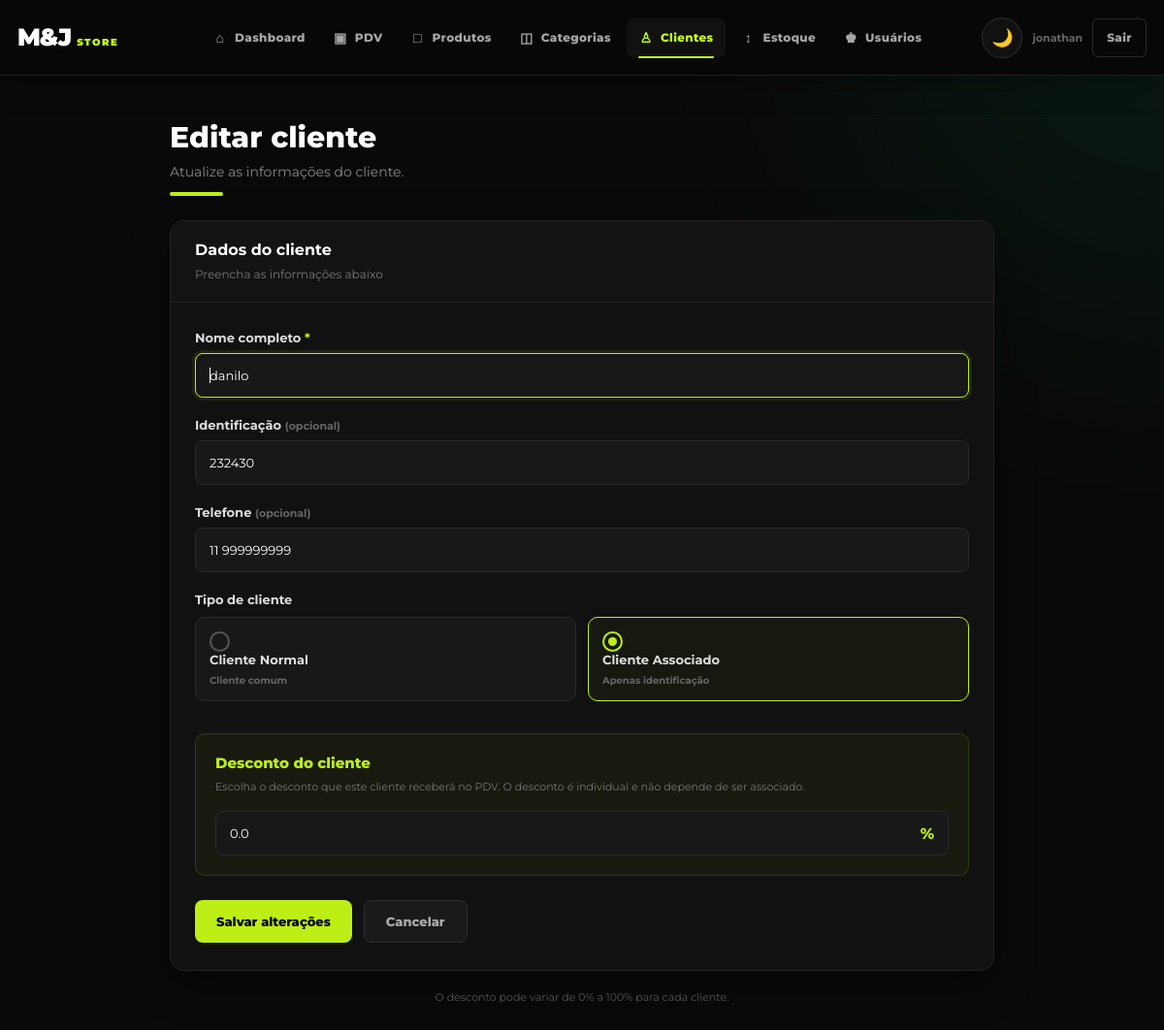
/clientes/1/editar (signed in), run on the app's committed database.
### app/models/cliente.py (models this page shows)
class Cliente(Base):
    __tablename__ = "clientes"
    id = Column(
        Integer,
        primary_key=True,
        index=True
    )
    nome = Column(
        String(150),
        nullable=False
    )
    matricula = Column(
        String(100),
        unique=True,
        nullable=True
    )
    telefone = Column(
        String(30),
        nullable=True
    )
    is_associado = Column(
        Boolean,
        default=False,
        nullable=False
    )
    ativo = Column(
        Boolean,
        default=True,
        nullable=False
    )
    desconto_percentual = Column(
        Float,
        default=0.0,
        nullable=False
    )
    criado_em = Column(
        DateTime,
        server_default=func.now(),
        nullable=False
    )
    vendas = relationship(
        "Venda",
        back_populates="cliente"
    )

### app/controllers/clientes_controller.py (the view)
@router.get("/{cliente_id}/editar")
def form_editar(
    cliente_id: int,
    request: Request,
    db: Session = Depends(get_db),
    admin=Depends(get_admin)
):
    cliente = (
        db.query(Cliente)
        .filter(
            Cliente.id == cliente_id
        )
        .first()
    )
    if not cliente:
        return RedirectResponse(
            url="/clientes?erro=nao_encontrado",
            status_code=303
        )
    return templates.TemplateResponse(
        request=request,
        name="clientes/form.html",
        context={
            "request": request,
            "usuario": admin,
            "editando": cliente
        }
    )

### app/templates/clientes/form.html (shortened to what this page needs)
<!DOCTYPE html>
<html lang="pt-br">
<head>
    <link
        rel="stylesheet"
        href="/static/css/navbar.css"
    >
</head>
<body>
    {% include "shared/navbar.html" %}
    <main class="container">
        <div class="topo">
            <h1>
                {{
                    "Editar cliente"
                    if editando
                    else
                    "Novo cliente"
                }}
            </h1>
            <p>
                {{
                    "Atualize as informações do cliente."
                    if editando
                    else
                    "Cadastre um novo cliente no sistema."
                }}
            </p>
            <div class="linha-verde"></div>
        </div>
        <section class="form-card">
            <div class="card-topo">
                <h2>
                    Dados do cliente
                </h2>
                <span>
                    Preencha as informações abaixo
                </span>
            </div>
            <form
                class="formulario"
                action="{{
                    '/clientes/' +
                    editando.id|string +
                    '/editar'
                    if editando
                    else
                    '/clientes/novo'
                }}"
                method="post"
            >
                <div class="campo">
                    <label for="nome">
                        Nome completo
                        <span class="obrigatorio">
                            *
                        </span>
                    </label>
                    <input
                        type="text"
                        id="nome"
                        name="nome"
                        required
                        autofocus
                        placeholder="Digite o nome completo"
                        value="{{
                            editando.nome
                            if editando
                            else
                            (valores.nome
                            if valores
                            else '')
                        }}"
                    >
                </div>
                <div class="campo">
                    <label for="matricula">
                        Identificação
                        <span class="opcional">
                            (opcional)
                        </span>
                    </label>
                    <input
                        type="text"
                        id="matricula"
                        name="matricula"
                        placeholder="Digite uma identificação"
                        value="{{
                            editando.matricula
                            if editando
                            else
                            (valores.matricula
                            if valores
                            else '')
                        }}"
                    >
                </div>
                <div class="campo">
                    <label for="telefone">
                        Telefone
                        <span class="opcional">
                            (opcional)
                        </span>
                    </label>
                    <input
                        type="text"
                        id="telefone"
                        name="telefone"
                        placeholder="Ex: (11) 99999-9999"
                        value="{{
                            editando.telefone
                            if editando
                            else
                            (valores.telefone
                            if valores
                            else '')
                        }}"
                    >
                </div>
                <div class="campo">
                    <span class="tipo-titulo">
                        Tipo de cliente
                    </span>
                    <div class="opcoes-tipo">
                        <div class="opcao">
                            <label
                                for="cliente_normal"
                                class="tipo-card"
                            >
                                <div class="bolinha"></div>
                                <div class="tipo-texto">
                                    <strong>
                                        Cliente Normal
                                    </strong>
                                    <small>
                                        Cliente comum
                                    </small>
                                </div>
                            </label>
                        </div>
                        <div class="opcao">
                            <label
                                for="cliente_associado"
                                class="tipo-card"
                            >
                                <div class="bolinha"></div>
                                <div class="tipo-texto">
                                    <strong>
                                        Cliente Associado
                                    </strong>
                                    <small>
                                        Apenas identificação
                                    </small>
                                </div>
                            </label>
                        </div>
                    </div>
                </div>
                <div class="desconto-box">
                    <div class="desconto-titulo">
                        Desconto do cliente
                    </div>
                    <div class="desconto-descricao">
                        Escolha o desconto que este
                        cliente receberá no PDV.
                        O desconto é individual e
                        não depende de ser associado.
                    </div>
                    <div class="desconto-input">
                        <input
                            type="number"
                            id="desconto_percentual"
                            name="desconto_percentual"
                            min="0"
                            max="100"
                            step="0.01"
                            required
                            placeholder="0"
                            value="{{
                                editando.desconto_percentual
                                if editando
                                else
                                (
                                    valores.desconto_percentual
                                    if valores
                                    else
                                    0
                                )
                            }}"
                        >
                        <span class="porcentagem">
                            %
                        </span>
                    </div>
                </div>
                <div class="acoes">
                    <button
                        type="submit"
                        class="btn btn-salvar"
                    >
                        {{
                            "Salvar alterações"
                            if editando
                            else
                            "Cadastrar cliente"
                        }}
                    </button>
                    <a
                        href="/clientes"
                        class="btn btn-cancelar"
                    >
                        Cancelar
                    </a>
                </div>
            </form>
        </section>
        <div class="rodape-info">
            O desconto pode variar de
            0% a 100% para cada cliente.
        </div>
    </main>
</body>
</html>

### app/static/css/navbar.css (style rules this page uses)
:root { --navbar-bg: #080808; --navbar-border: #202020; --navbar-text: #a5a5a5; --navbar-hover: #ffffff; --navbar-neon: #c8ff1a; }
body { padding-top: 78px !important; }

### app/templates/clientes/form.html (style rules this page uses)
* { box-sizing: border-box; font-family: 'Montserrat', sans-serif; }
body { margin: 0; min-height: 100vh; background: radial-gradient( circle at top right, rgba(0,255,136,.07), transparent 32% ), #090909; color: #fff; }
.container { width: 92%; max-width: 850px; margin: 0 auto; padding: 45px 0 70px; }
.topo { margin-bottom: 25px; }
.topo h1 { margin: 0 0 8px; font-size: 30px; font-weight: 800; }
.topo p { margin: 0; color: #888; font-size: 14px; }
.linha-verde { width: 55px; height: 4px; margin-top: 12px; background: #beee16; border-radius: 20px; }
.form-card { background: #111; border: 1px solid #242424; border-radius: 14px; overflow: hidden; box-shadow: 0 15px 40px rgba(0,0,0,.35); }
.card-topo { padding: 20px 25px; background: #131313; border-bottom: 1px solid #242424; }
.card-topo h2 { margin: 0 0 5px; font-size: 16px; }
.card-topo span { color: #777; font-size: 12px; }
.formulario { padding: 28px 25px; }
.campo { margin-bottom: 20px; }
.campo label { display: block; margin-bottom: 8px; color: #ddd; font-size: 13px; font-weight: 700; }
.obrigatorio { color: #beee16; }
.opcional { color: #666; font-size: 11px; }
input[type="text"], input[type="number"] { width: 100%; height: 46px; padding: 0 14px; background: #181818; border: 1px solid #2b2b2b; border-radius: 8px; outline: none; color: #fff; font-size: 13px; }
.tipo-titulo { display: block; margin-bottom: 10px; color: #ddd; font-size: 13px; font-weight: 700; }
.opcoes-tipo { display: grid; grid-template-columns: 1fr 1fr; gap: 12px; }
.opcao { position: relative; }
.tipo-card { display: flex; align-items: center; gap: 12px; min-height: 72px; padding: 14px; background: #181818; border: 1px solid #2b2b2b; border-radius: 10px; cursor: pointer; transition: .2s; }
.bolinha { width: 21px; height: 21px; flex-shrink: 0; border: 2px solid #555; border-radius: 50%; position: relative; }
.tipo-texto strong { display: block; margin-bottom: 4px; font-size: 13px; }
.tipo-texto small { color: #666; font-size: 10px; }
.opcao input:checked + .tipo-card { background: rgba(187, 255, 0, 0.034); border-color: #beee16; }
.opcao input:checked + .tipo-card .bolinha { border-color: #beee16; }
.opcao input:checked + .tipo-card .bolinha::after { content: ""; position: absolute; width: 9px; height: 9px; top: 4px; left: 4px; background: #beee16; border-radius: 50%; }
.desconto-box { margin-top: 25px; padding: 20px; background: rgba(187, 255, 0, 0.04); border: 1px solid rgba(179, 255, 0, 0.15); border-radius: 10px; }
.desconto-titulo { margin-bottom: 7px; color: #beee16; font-size: 15px; font-weight: 800; }
.desconto-descricao { margin-bottom: 15px; color: #777; font-size: 11px; line-height: 1.6; }
.desconto-input { position: relative; }
.desconto-input input { padding-right: 45px; }
.porcentagem { position: absolute; right: 15px; top: 50%; transform: translateY(-50%); color: #beee16; font-weight: 800; }
.acoes { display: flex; align-items: center; gap: 12px; margin-top: 25px; }
.btn { display: inline-flex; align-items: center; justify-content: center; min-height: 44px; padding: 0 22px; border-radius: 8px; text-decoration: none; font-size: 13px; font-weight: 800; cursor: pointer; transition: .2s; }
.btn-salvar { background: #beee16; color: #000; border: none; }
.btn-cancelar { background: #1a1a1a; border: 1px solid #303030; color: #aaa; }
.rodape-info { margin-top: 20px; text-align: center; color: #555; font-size: 11px; }

### data on the page
Cliente: nome "danilo", matricula "232430", telefone "11 999999999", desconto_percentual "0.0"
